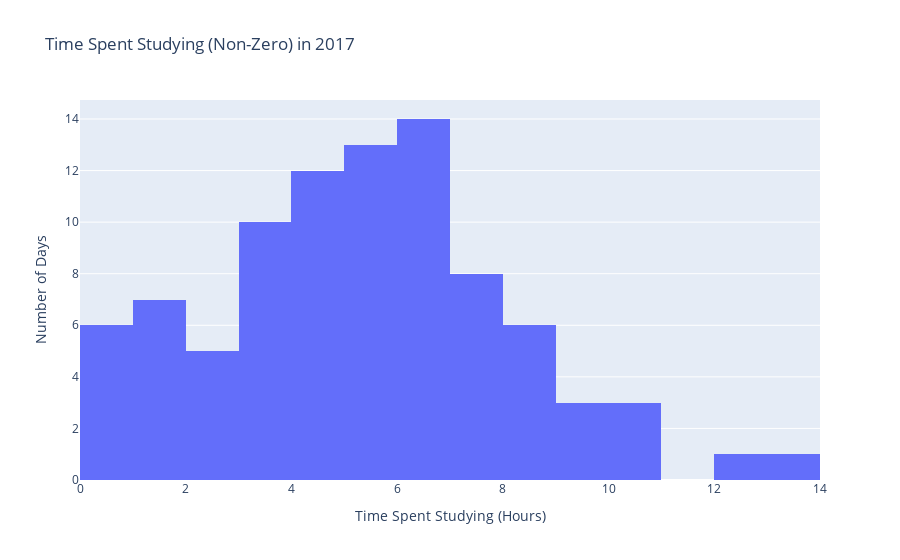
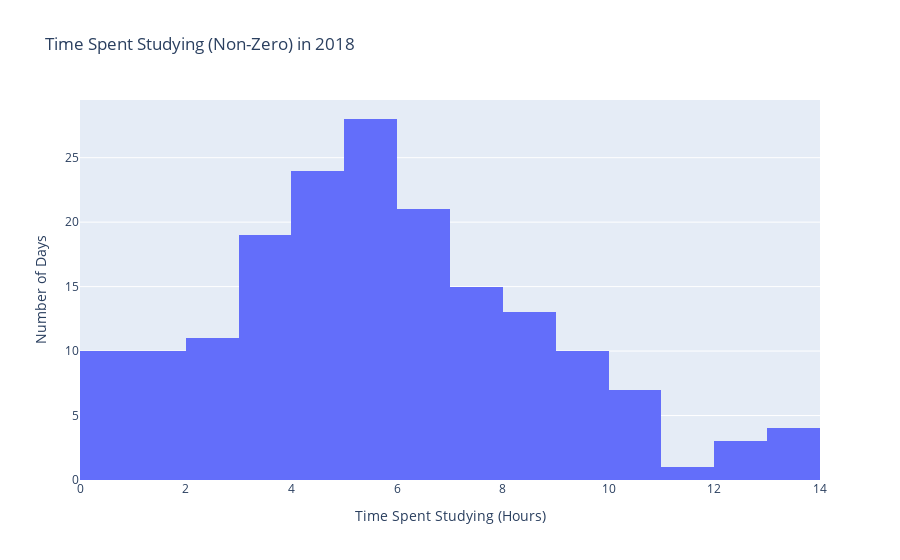
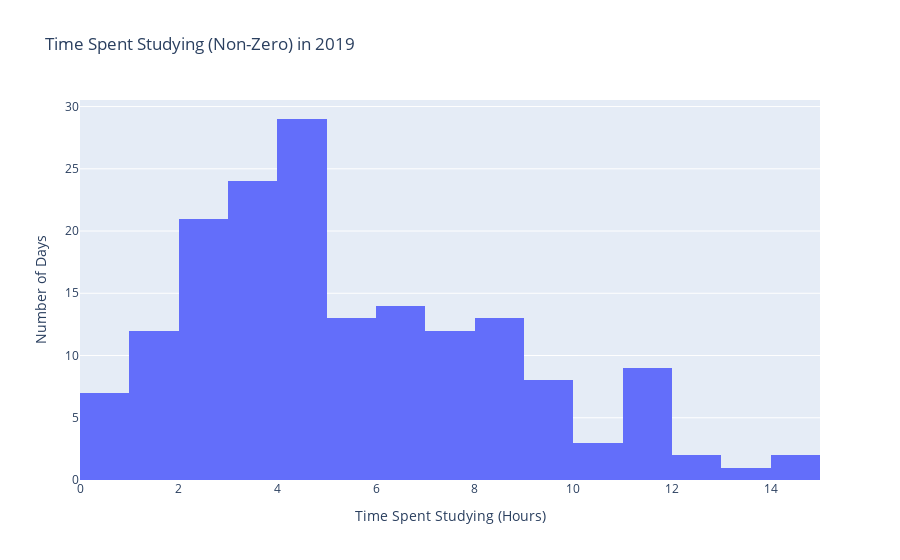

These figures' notebook cell, in order:
### Code cell
#Generating Yearly Statistics
years = ['2017', '2018', '2019']
year_avg = []
for i in range(0,3):
    print(years[i] + ' Statistics')
    year_df = time_nozero[time_nozero['date'].str.contains(years[i])]
    year_avg.append(year_df['study_decimal'].mean())
    print('Mean: ' + str(year_df['study_decimal'].mean()))
    print('Median: ' + str(year_df['study_decimal'].median()))
    ttl = "Time Spent Studying (Non-Zero) in " + years[i]
    fig = px.histogram(year_df, x="study_decimal", title=ttl)
    fig.update_xaxes(title_text='Time Spent Studying (Hours)')
    fig.update_yaxes(title_text='Number of Days')
    fig.show()
    print()

### Figure 1 — Plotly figure (JSON) as saved in the notebook; plotly's stock layout.template omitted (floating-point values rounded to 4 significant figures)
{"data": [{"alignmentgroup": "True", "bingroup": "x", "hovertemplate": "study_decimal=%{x}<br>count=%{y}<extra></extra>", "legendgroup": "", "marker": {"color": "#636efa"}, "name": "", "offsetgroup": "", "orientation": "v", "showlegend": false, "type": "histogram", "x": [0.67, 0.5, 6.38, 5.8, 5.25, 6.5, 4, 8.5, 1.75, 5.5, 3.25, 7.25, 9.97, 5, 7.33, 3.02, 7.33, 5, 4.13, 1.23, 5.1, 3.12, 7.6, 4.17, 5.33, 1.75, 7.5, 4.3, 8.97, 8.25, 3.72, 6.53, 4.08, 6.75, 1.25, 3.6, 3.75, 1.5, 6.75, 10, 6.02, 4.28, 3.03, 9.02, 6.4, 4.1, 4.65, 6.13, 6.62, 12.33, 8.6, 10.5, 5.33, 0.25, 3, 2, 5.22, 6.33, 5.5, 0.12, 4, 2.12, 6.33, 7.23, 2, 0.95, 4.83, 9.5, 8.57, 6.25, 3.75, 0.23, 2.42, 6.17, 5.35, 8.27, 7.12, 5.25, 2.03, 4.48, 4.5, 7.88, 1.92, 6.83, 1.25, 3.28, 10.13, 13.2, 5.75], "xaxis": "x", "yaxis": "y"}], "layout": {"barmode": "relative", "legend": {"tracegroupgap": 0}, "title": {"text": "Time Spent Studying (Non-Zero) in 2017"}, "xaxis": {"anchor": "y", "domain": [0, 1], "title": {"text": "Time Spent Studying (Hours)"}}, "yaxis": {"anchor": "x", "domain": [0, 1], "title": {"text": "Number of Days"}}}}

### Figure 2 — Plotly figure (JSON) as saved in the notebook; plotly's stock layout.template omitted (floating-point values rounded to 4 significant figures; data arrays with more than 128 entries replaced by an {"elided": "..."} marker saying what was removed)
{"data": [{"alignmentgroup": "True", "bingroup": "x", "hovertemplate": "study_decimal=%{x}<br>count=%{y}<extra></extra>", "legendgroup": "", "marker": {"color": "#636efa"}, "name": "", "offsetgroup": "", "orientation": "v", "showlegend": false, "type": "histogram", "x": {"elided": "176 float values"}, "xaxis": "x", "yaxis": "y"}], "layout": {"barmode": "relative", "legend": {"tracegroupgap": 0}, "title": {"text": "Time Spent Studying (Non-Zero) in 2018"}, "xaxis": {"anchor": "y", "domain": [0, 1], "title": {"text": "Time Spent Studying (Hours)"}}, "yaxis": {"anchor": "x", "domain": [0, 1], "title": {"text": "Number of Days"}}}}

### Figure 3 — Plotly figure (JSON) as saved in the notebook; plotly's stock layout.template omitted (floating-point values rounded to 4 significant figures; data arrays with more than 128 entries replaced by an {"elided": "..."} marker saying what was removed)
{"data": [{"alignmentgroup": "True", "bingroup": "x", "hovertemplate": "study_decimal=%{x}<br>count=%{y}<extra></extra>", "legendgroup": "", "marker": {"color": "#636efa"}, "name": "", "offsetgroup": "", "orientation": "v", "showlegend": false, "type": "histogram", "x": {"elided": "170 float values"}, "xaxis": "x", "yaxis": "y"}], "layout": {"barmode": "relative", "legend": {"tracegroupgap": 0}, "title": {"text": "Time Spent Studying (Non-Zero) in 2019"}, "xaxis": {"anchor": "y", "domain": [0, 1], "title": {"text": "Time Spent Studying (Hours)"}}, "yaxis": {"anchor": "x", "domain": [0, 1], "title": {"text": "Number of Days"}}}}
